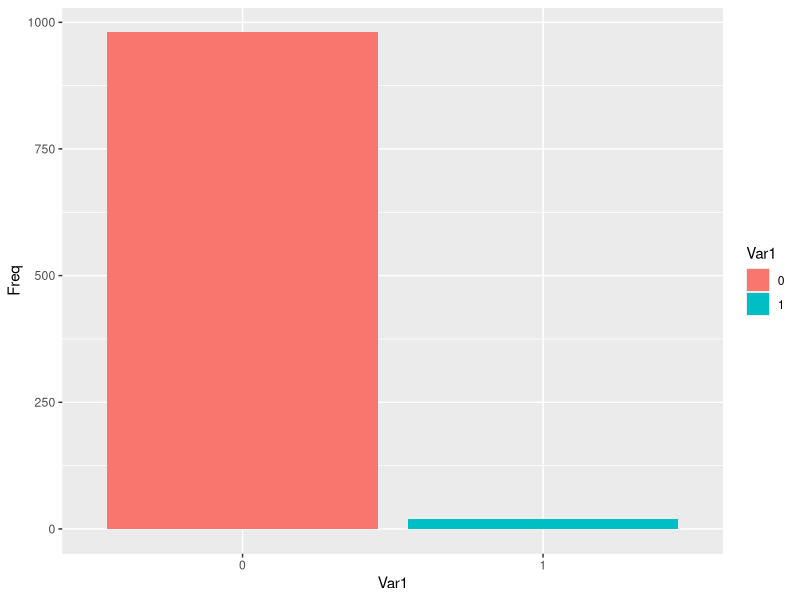
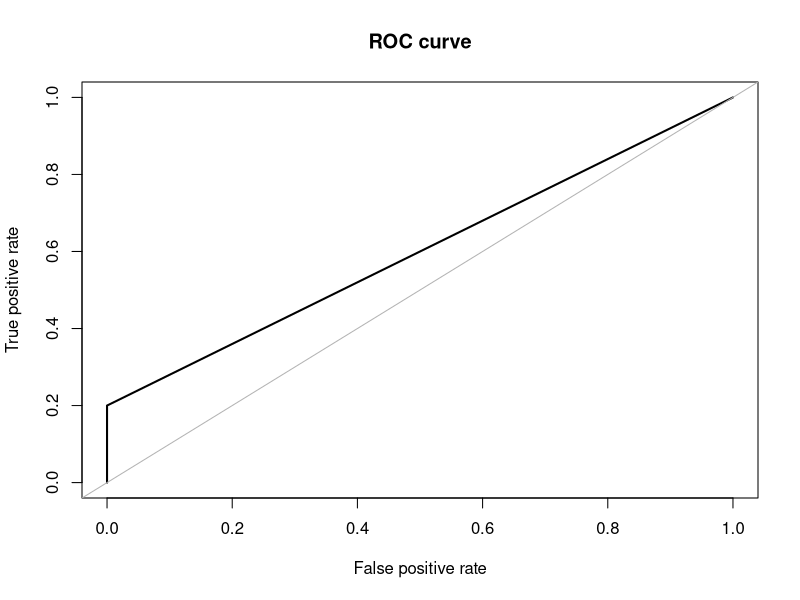
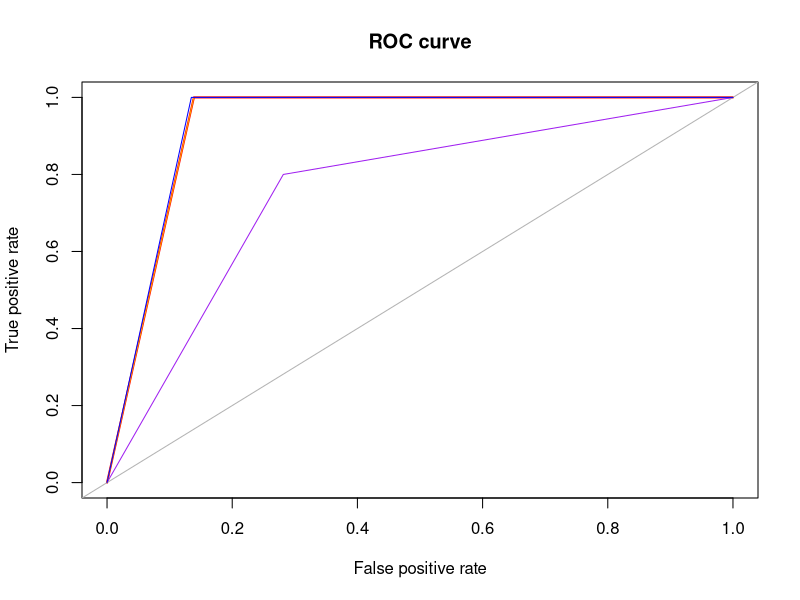

Here is the R script that generated these plots, in order:
#Tutorial
#https://www.analyticsvidhya.com/blog/2016/03/practical-guide-deal-imbalanced-classification-problems/
#https://www.analyticsvidhya.com/blog/2016/09/this-machine-learning-project-on-imbalanced-data-can-add-value-to-your-resume/

#imbalanced data is the data with one class (dependent variable) outperforms others
#as a result, ML algorithms will fail to catch the pattern for the minority class due to not-enough data
#generally, minority would be wrongly classified as majority
#Solution:
#Undersampling
#Oversampling
#Synthetic Data Generation
#Cost Sensitive Learning

#1.undersampling
#reduce (undersample) majority data to make it balance. Need huge data set.
#Random undersampling:randomly choose from majority data
#Informative undersampling1: EasyEnsemble, samples n subsets from majortity, build n classifiers for each (majority n + minority) set 
#Informative undersampling2: Ensemble classifiers and systematically selects what majority n to ensemble based on criteria(supervised)
#Cons: may lead to imformation loss for small data set

#2. Oversampling
#oversample minority
#random sampling:random oversample
#informative:use criteria to conduct sampling
#PROS: no information loss
#CONS: simple repitation of same pattern will lead to overfitting (high variance). Bad for unseen data.

#3. Both sampling
#conbine over/under sampling to overcome overfitting and information loss

#4. Synthetic data generation:synthetic minority oversampling technique (SMOTE)
#each of N new samples: i-th feature in one minority sample + diff(feature_i in this sample,feature_i in one KNN sample)*random(0,1)_i 

#5. COst Sensitive Learning (CSL)
#no sampling. It up weights FN/FP for learning (like boosted trees)

#Metric selection
#For imbalanced data set we cannot use simply accuracy/PPV/NPV (would be biased by majority)
#sensitivity/specificity are recommended

library(ROSE)
library(ggplot2)
library(magrittr)
library(caret)
data(hacide)
str(hacide.train)
head(hacide.train)
#easy to see it is unbalanced
table(hacide.train$cls)
prop.table(table(hacide.train$cls))
as.data.frame(table(hacide.train$cls)) %>% ggplot(aes(x=Var1,y=Freq,fill=Var1)) + geom_bar(stat="identity")

#In this case, 0:P (majority), 1:N (minority)
#decision tree only reports specificity of 0.2 almost unable to dected TN
#Any metric that contain TP, FN would be biased since majority is unlikely to be wrong
model <- hacide.train %>% train(cls~.,data=.,method="rpart")
pred <- hacide.test %>% predict(model,newdata = .)
confusionMatrix(pred,hacide.test$cls)
#also, AUC of ROC is very low
roc.curve(hacide.test$cls, pred, plotit = T)

#Oversampling so P:N~=1:1
data_balanced_over <-  ovun.sample(cls~.,data=hacide.train,method="over")
table(data_balanced_over$data$cls)
#Undersampling so P:N~=1:1
data_balanced_under <-  ovun.sample(cls~.,data=hacide.train,method="under")
table(data_balanced_under$data$cls)
#Both oversampling and undersampling
data_balanced_both <-  ovun.sample(cls~.,data=hacide.train,method="both")
table(data_balanced_both$data$cls)
#Synthetic data generation
data.rose <- ROSE(cls~.,data=hacide.train,seed=1)
table(data.rose$data$cls)

#Test
model_over <- data_balanced_over$data %>% train(cls~.,data=.,method="rpart")
pred_over <- hacide.test %>% predict(model_over,newdata = .)

model_under <- data_balanced_under$data %>% train(cls~.,data=.,method="rpart")
pred_under <- hacide.test %>% predict(model_under,newdata = .)

model_both <- data_balanced_both$data %>% train(cls~.,data=.,method="rpart")
pred_both <- hacide.test %>% predict(model_both,newdata = .)

model_rose <- data.rose$data %>% train(cls~.,data=.,method="rpart")
pred_rose <- hacide.test %>% predict(model_rose,newdata = .)

confusionMatrix(pred_over,hacide.test$cls)#we can see overfitting for "1" (Negative)
confusionMatrix(pred_under,hacide.test$cls)
confusionMatrix(pred_both,hacide.test$cls)
confusionMatrix(pred_rose,hacide.test$cls)#SMOTE is the best

roc.curve(hacide.test$cls, pred_over, plotit = T,col="red")
roc.curve(hacide.test$cls, pred_under, plotit = T,add=TRUE,col="purple")
roc.curve(hacide.test$cls, pred_both, plotit = T,add=TRUE,col="orange")
roc.curve(hacide.test$cls, pred_rose, plotit = T,add=TRUE,col="blue")#SMOTE is the best
